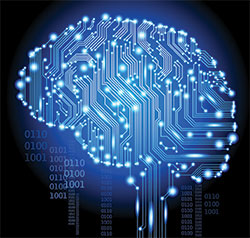
#> input picture images/brain_image.jpg, 250 x 238 px
$ python histogram_equalization.py
#> lines starting #> are read from the running program, lines starting #| are printed output that depends on the picture
"""
Apply histogram equalization to brain_image.jpg to improve contrast in dark/low-contrast regions,
then save and display the original and equalized images side by side for comparison.
"""

import os  # standard library module for file/path operations
import cv2  # OpenCV library for computer vision tasks
import numpy as np  # numerical library used to stack the images side by side

# 1. Import the image in grayscale (histogram equalization works on single-channel intensity values)
image_path = os.path.join(os.path.dirname(__file__), "images", "brain_image.jpg")  # full path to the image file
image = cv2.imread(image_path, cv2.IMREAD_GRAYSCALE)  # read the image from disk as grayscale
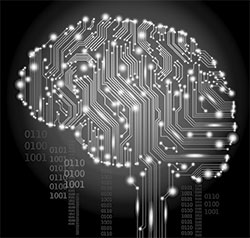
#> image: shape (238, 250); min 0, max 255, mean 68.2

if image is None:  # cv2.imread returns None if the file wasn't found or couldn't be read
    raise FileNotFoundError(f"Could not load image at: {image_path}")  # stop execution with a clear error

# 2. Apply histogram equalization to spread out the pixel intensities across the full 0-255 range
equalized = cv2.equalizeHist(image)
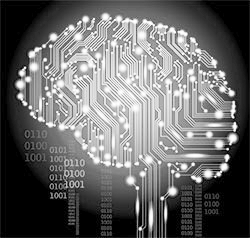
#> equalized: shape (238, 250); min 0, max 255, mean 103.7

# 3. Stack the original and equalized images side by side for a direct comparison
comparison = np.hstack((image, equalized))
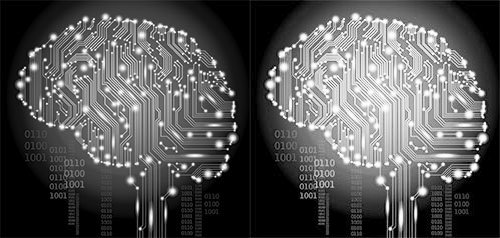
#> comparison: shape (238, 500); min 0, max 255, mean 85.9

# 4. Save the comparison image
output_path = os.path.join(os.path.dirname(__file__), "output_images", "brain_image_equalized.jpg")
cv2.imwrite(output_path, comparison)
print(f"Saved original vs. equalized comparison to: {output_path}")

# 5. Display the result so it can be visually confirmed
cv2.namedWindow("Original (left) vs Equalized (right)", cv2.WINDOW_NORMAL | cv2.WINDOW_KEEPRATIO)
cv2.imshow("Original (left) vs Equalized (right)", comparison)
cv2.moveWindow("Original (left) vs Equalized (right)", 100, 100)

while cv2.getWindowProperty("Original (left) vs Equalized (right)", cv2.WND_PROP_VISIBLE) >= 1:  # keep waiting until the window is closed
    if cv2.waitKey(50) != -1:  # exit early if a key is pressed while the window has focus
#> (key Esc is pressed here)
        break
cv2.destroyAllWindows()

$ run again, with images/globe_close_up_scene.jpg copied over images/brain_image.jpg
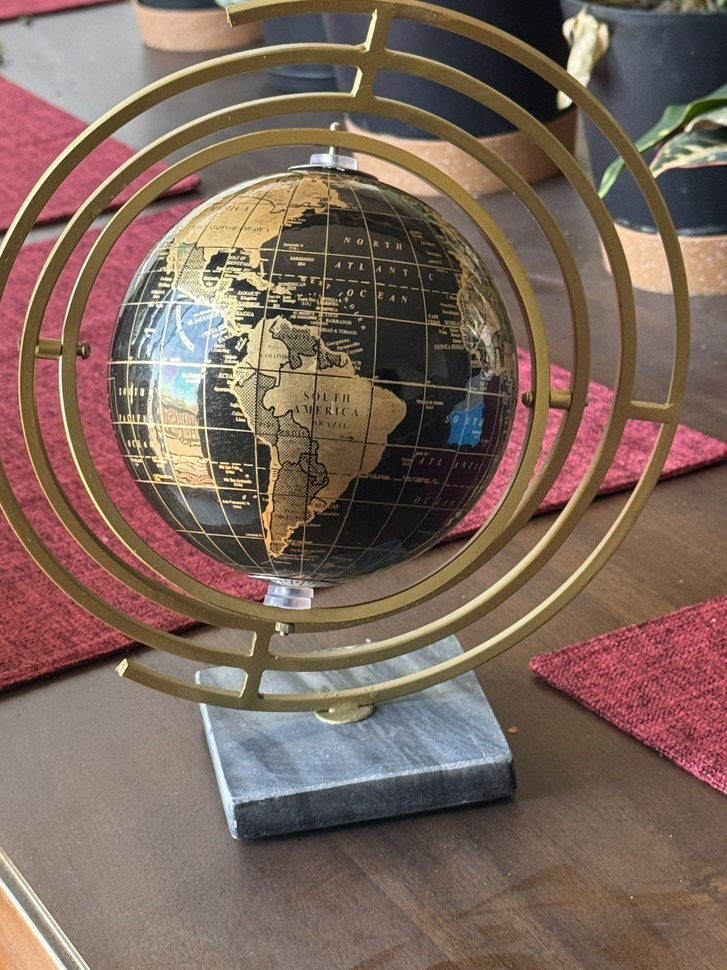
#> input picture images/globe_close_up_scene.jpg, 727 x 970 px, shrunk from 3024 x 4032 before the run
#> `equalized = cv2.equalizeHist(image)`:
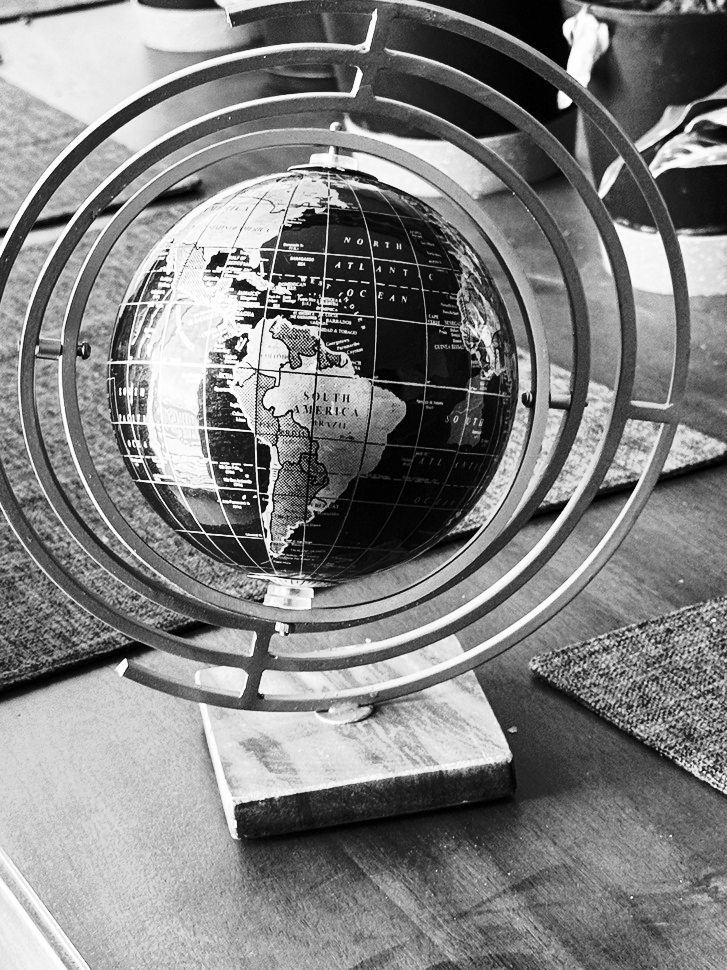
#> equalized: shape (970, 727); min 0, max 255, mean 128.4
#> `comparison = np.hstack((image, equalized))`:
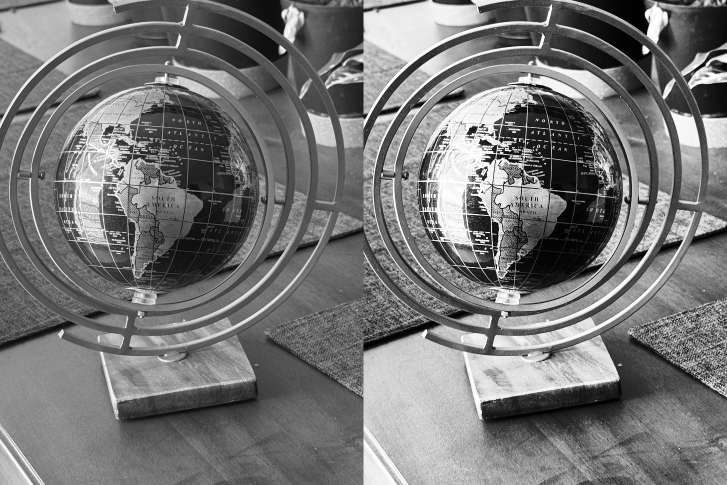
#> comparison: shape (970, 1454) (shown at 1/2 size); min 0, max 255, mean 118.3
